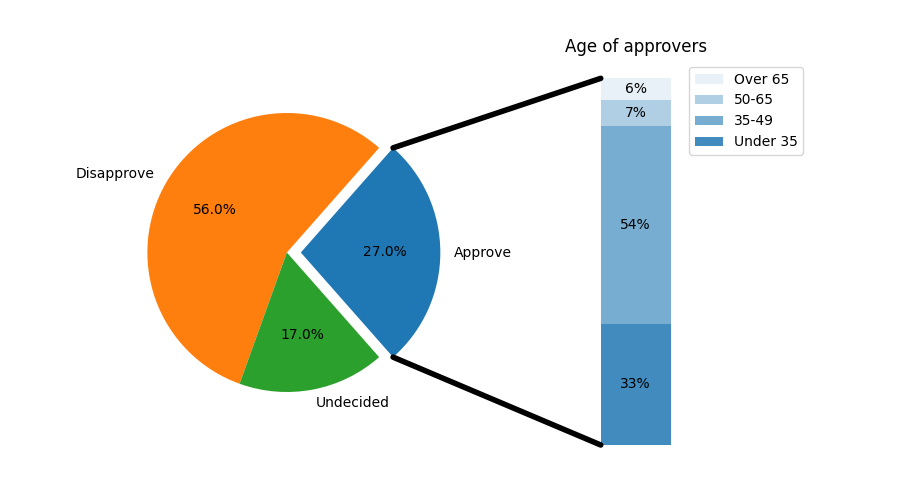

Recreate this plot in Python.
import matplotlib.pyplot as plt
import numpy as np

from matplotlib.patches import ConnectionPatch
def q01():

    # make figure and assign axis objects
    fig, (ax1, ax2) = plt.subplots(1, 2, figsize=(9, 5))
    fig.subplots_adjust(wspace=0)

    # pie chart parameters
    overall_ratios = [.27, .56, .17]
    labels = ['Approve', 'Disapprove', 'Undecided']
    explode = [0.1, 0, 0]
    # rotate so that first wedge is split by the x-axis
    angle = -180 * overall_ratios[0]
    wedges, *_ = ax1.pie(overall_ratios, autopct='%1.1f%%', startangle=angle,
                         labels=labels, explode=explode)

    # bar chart parameters
    age_ratios = [.33, .54, .07, .06]
    age_labels = ['Under 35', '35-49', '50-65', 'Over 65']
    bottom = 1
    width = .2

    # Adding from the top matches the legend.
    for j, (height, label) in enumerate(reversed([*zip(age_ratios, age_labels)])):
        bottom -= height
        bc = ax2.bar(0, height, width, bottom=bottom, color='C0', label=label,
                     alpha=0.1 + 0.25 * j)
        ax2.bar_label(bc, labels=[f"{height:.0%}"], label_type='center')

    ax2.set_title('Age of approvers')
    ax2.legend()
    ax2.axis('off')
    ax2.set_xlim(- 2.5 * width, 2.5 * width)

    # use ConnectionPatch to draw lines between the two plots
    theta1, theta2 = wedges[0].theta1, wedges[0].theta2
    center, r = wedges[0].center, wedges[0].r
    bar_height = sum(age_ratios)

    # draw top connecting line
    x = r * np.cos(np.pi / 180 * theta2) + center[0]
    y = r * np.sin(np.pi / 180 * theta2) + center[1]
    con = ConnectionPatch(xyA=(-width / 2, bar_height), coordsA=ax2.transData,
                          xyB=(x, y), coordsB=ax1.transData)
    con.set_color([0, 0, 0])
    con.set_linewidth(4)
    ax2.add_artist(con)

    # draw bottom connecting line
    x = r * np.cos(np.pi / 180 * theta1) + center[0]
    y = r * np.sin(np.pi / 180 * theta1) + center[1]
    con = ConnectionPatch(xyA=(-width / 2, 0), coordsA=ax2.transData,
                          xyB=(x, y), coordsB=ax1.transData)
    con.set_color([0, 0, 0])
    ax2.add_artist(con)
    con.set_linewidth(4)

    #plt.show()
    path = "C:\\Users\\ADMIN\\Desktop\\My Python Projects\\WS6510582\\" + 'q01.png'
    plt.savefig(path)